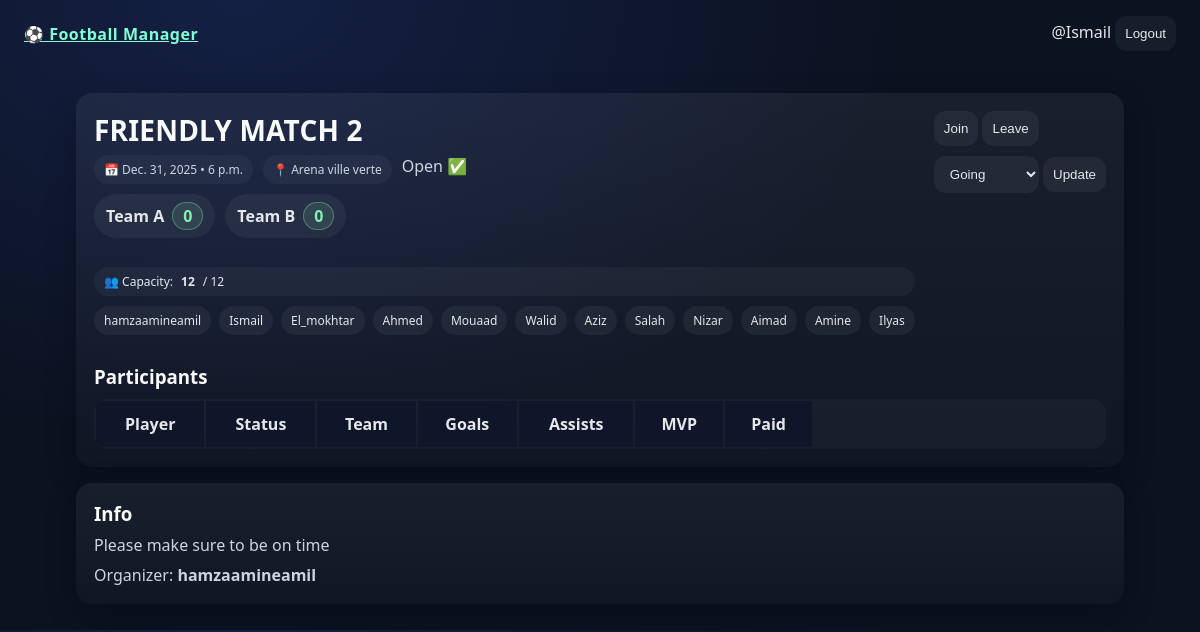
Page /4/ (signed in) on the committed database.
### league/models.py (models this page shows, shortened)
class Match (models.Model):
    title = models.CharField(max_length=500, default='FRIENDLY MATCH')
    date = models.DateField()
    time = models.TimeField()
    location = models.CharField(max_length=500)
    price_per_player = models.DecimalField(max_digits=5, decimal_places=2, null=True, blank=True)
    notes = models.TextField(blank=True)
    max_players = models.PositiveIntegerField(default=14)
    created_by = models.ForeignKey(PlayerProfil, on_delete=models.SET_NULL, null=True, related_name='created_matches')
    final_score = models.BooleanField(default=False)
    @property
    def participants(self):
        return self.participations.filter(status='going')
    @property
    def confirmed_count(self):
        return self.participants.count()

class Team(models.Model):
    match = models.ForeignKey(Match, on_delete=models.CASCADE, related_name='teams')
    name = models.CharField(max_length=50)
    score = models.PositiveIntegerField(default=0)

class MatchParticipation(models.Model):
    STATUS_CHOICES = [('going', 'Going'),('maybe', 'Maybe'),('not_going', 'Not Going'),]
    match = models.ForeignKey(Match, on_delete=models.CASCADE, related_name='participations')
    player = models.ForeignKey(PlayerProfil, on_delete=models.CASCADE, related_name='participations')
    team = models.ForeignKey(Team, on_delete=models.SET_NULL, null=True, blank=True, related_name='players')
    status = models.CharField(max_length=20, choices=STATUS_CHOICES, default='going')
    actually_played = models.BooleanField(default=False)  # checked after the match
    no_show = models.BooleanField(default=False)         # confirmed but didn’t come
    goals = models.PositiveIntegerField(default=0)
    assists = models.PositiveIntegerField(default=0)
    is_mvp = models.BooleanField(default=False)
    has_paid = models.BooleanField(default=False)
    class Meta:
        unique_together = ('match', 'player')

class PlayerProfil(models.Model):
    position_choices = [('GK', 'Goalkeeper'),('DEF', 'Defender'),('MID', 'Midfielder'),('FW', 'Forward'),('ANY', 'Any'),]
    user = models.OneToOneField(User, on_delete=models.CASCADE, related_name='profile')
    nickname = models.CharField(max_length=50, blank=True)
    preferred_position = models.CharField(max_length=4, choices=position_choices, default='ANY')
    bio = models.TextField(blank=True)
    def __str__(self):
        return self.nickname or self.user.username

### league/views.py (the view)
# urls.py: path("<int:pk>/", views.match_detail, name="match_detail"),
@login_required
def match_detail(request, pk):
    match = get_object_or_404(Match, pk=pk)
    profile = request.user.profile
    participation = MatchParticipation.objects.filter(match=match, player=profile).first()
    teams = match.teams.all().order_by("id")
    participants = match.participations.select_related("player__user", "team").all()
    status_form = None
    if participation:
        status_form = ParticipationStatusForm(instance=participation)
    return render(request, "league/match_detail.html", {
        "match": match,
        "participation": participation,
        "teams": teams,
        "participants": participants,
        "status_form": status_form,
    })

### league/forms.py
class ParticipationStatusForm(forms.ModelForm):
    class Meta:
        model = MatchParticipation
        fields = ["status"]

### league/templates/league/match_detail.html (shortened to what this page needs)
{% extends "league/base.html" %}
{% load static %}
{% block page_css %}
<link rel="stylesheet" href="{% static 'league/css/match_detail.css' %}">
{% endblock %}
{% block content %}
<div class="match-shell">
  <div class="card">
    <div class="card-b">
      <div class="match-hero">
        <div>
          <h2>{{ match.title }}</h2>
          <div class="match-sub">
            <span class="kv">📅 {{ match.date }} • {{ match.time }}</span>
            <span class="kv">📍 {{ match.location }}</span>
            {% if match.final_score %}
              <span class="badge badge-lock">Finalized 🔒</span>
            {% else %}
              <span class="badge badge-ok">Open ✅</span>
            {% endif %}
          </div>
          <div class="score-strip">
            {% for t in match.teams.all %}
              <span class="score-pill">
                {{ t.name }} <span class="score-num">{{ t.score }}</span>
              </span>
            {% empty %}
              <span class="muted">No teams created yet.</span>
            {% endfor %}
          </div>
          <div class="divider"></div>
          <div class="kv">👥 Capacity: <strong id="cap">{{ match.confirmed_count }}</strong> / {{ match.max_players }}</div>
          <div class="names">
            {% for p in participants %}
              {% if p.status == "going" %}
                <span class="chip">{{ p.player.nickname|default:p.player.user.username }}</span>
              {% endif %}
            {% endfor %}
          </div>
        </div>
        <div>
          {% if not match.final_score %}
            <div class="row" style="justify-content:flex-end;">
              <button class="btn btn-primary" id="btnJoin">Join</button>
              <button class="btn btn-danger" id="btnLeave">Leave</button>
            </div>
            <div class="row" style="justify-content:flex-end; margin-top:10px;">
              <select id="statusSelect" class="btn" style="padding:10px 12px">
                <option value="going">Going</option>
              </select>
              <button class="btn" id="btnSetStatus">Update</button>
            </div>
          {% else %}
            <div class="kv">🔒 Read-only match</div>
          {% endif %}
        </div>
      </div>
      <div class="divider"></div>
      <h3 style="margin:0;">Participants</h3>
      <div class="table-wrap">
        <table class="table" id="participantsTable">
          <thead>
            <tr>
              <th>Player</th>
              <th>Status</th>
              <th>Team</th>
              <th class="t-left">Goals</th>
              <th class="t-left">Assists</th>
              <th class="t-center">MVP</th>
              <th>Paid</th>
            </tr>
          </thead>
        </table>
      </div>
    </div>
  </div>
  <div class="card">
    <div class="card-b">
      <h3 style="margin:0;">Info</h3>
      <div class="info-line">{{ match.notes|default:"—" }}</div>
      {% if match.created_by %}
        <div class="info-line">Organizer: <strong>{{ match.created_by }}</strong></div>
      {% endif %}
    </div>
  </div>
</div>
{% endblock %}

### league/templates/league/base.html (shortened to what this page needs)
{% load static %}
<!DOCTYPE html>
<html>
<head>
  <link rel="stylesheet" href="{% static 'league/css/base.css' %}">
  {% block page_css %}{% endblock %}
</head>
<body>
<header class="nav">
  <div class="row" style="align-items:center">
    <div class="brand"><a style="color: aquamarine;"   href="{% url 'league:match_list' %}">⚽ Football Manager</a></div>
  </div>
  <div class="row" style="align-items:center">
    {% if user.is_authenticated %}
      <span class="pill">@{{ user.username }}</span>
      <form method="post" action="{% url 'logout' %}" style="display:inline;">
        <button type="submit" class="btn">Logout</button>
      </form>
    {% else %}
      <a class="btn" href="{% url 'login' %}">Login</a>
      <a class="btn btn-primary" href="{% url 'league:signup' %}">Sign up</a>
    {% endif %}
  </div>
</header>
<div class="container">
  {% block content %}{% endblock %}
</div>
</body>
</html>

### league/static/league/css/base.css (style rules this page uses)
:root { --bg:#0b1220; --card:#121a2b; --text:#e5e7eb; --title:#f8fafc; --muted:#cbd5e1; --accent:#86efac; --danger:#ef4444; --radius:16px; --shadow:0 10px 30px rgba(0,0,0,.25); --card-bg-top: rgba(255,255,255,0.18); --card-bg-bottom: rgba(255,255,255,0.10); }
* { box-sizing:border-box; }
html, body { margin:0; padding:0; background: radial-gradient(1200px 800px at 20% 0%, #142044 0%, var(--bg) 55%); color:var(--text); font-family: system-ui, -apple-system, Segoe UI, Roboto, Arial; }
h1,h2,h3,h4,h5 { color:var(--title); margin:0; }
.container { max-width:1100px; margin:0 auto; padding:26px; letter-spacing: normal; align-content: center; }
.nav { display:flex; justify-content:space-between; align-items:center; padding:16px 24px; border-bottom:1px solid var(--line); }
.brand { font-weight:800; letter-spacing:.5px; }
.card { background: linear-gradient(180deg, rgba(255,255,255,.06), rgba(255,255,255,.02)); border:1px solid var(--line); border-radius:var(--radius); box-shadow:var(--shadow); }
.card-b { padding:18px; }
.btn { padding:10px 14px; border-radius:12px; border:1px solid var(--line); background: rgba(255,255,255,.05); color:var(--text); cursor:pointer; margin-top: auto; margin-bottom: auto; padding: 10px; }

### league/static/league/css/match_detail.css (style rules this page uses)
.match-shell { display:grid; gap: 16px; }
.match-hero { display:flex; justify-content:space-between; align-items:flex-start; gap: 16px; }
.match-hero h2 { font-size: 28px; margin: 0; letter-spacing: .2px; }
.match-sub { margin-top: 6px; color: var(--muted); display:flex; gap: 10px; flex-wrap: wrap; }
.kv { display:flex; align-items:center; gap: 8px; padding: 6px 10px; border-radius: 999px; border: 1px solid var(--line); background: rgba(255,255,255,.04); font-size: 12px; }
.divider { height:1px; background: var(--line); margin: 14px 0; }
.score-strip { display:flex; gap: 10px; flex-wrap: wrap; margin-top: 10px; }
.score-pill { display:flex; align-items:center; gap: 8px; padding: 8px 12px; border-radius: 999px; border: 1px solid var(--line); background: rgba(255,255,255,.05); font-weight: 650; }
.score-num { padding: 2px 10px; border-radius: 999px; border: 1px solid rgba(134,239,172,.35); background: rgba(134,239,172,.12); color: var(--accent); font-weight: 800; }
.names { margin-top: 10px; display:flex; flex-wrap:wrap; gap: 8px; }
.chip { font-size: 12px; padding: 6px 10px; border-radius: 999px; border: 1px solid var(--line); background: rgba(255,255,255,.05); color: var(--text); max-width: 180px; white-space: nowrap; overflow: hidden; text-overflow: ellipsis; }
.table-wrap { margin-top: 10px; overflow:auto; border-radius: 14px; border: 1px solid var(--line); background: rgba(255,255,255,.03); }
.table { min-width: 720px; }
.table th { position: sticky; top: 0; background: rgba(15,23,42,.95); backdrop-filter: blur(8px); }
.table td, .table th { padding: 12px 14px; }
.t-center { text-align:center; }
.info-line { color: var(--muted); margin-top: 8px; }

### rows in the picture
Match: title "FRIENDLY MATCH 2", date "Dec. 31, 2025", time "6 p.m.", location "Arena ville verte", confirmed_count "12", max_players "12", notes "Please make sure to be on time", created_by "hamzaamineamil"
Team: name "Team A", score "0"
Team: name "Team B", score "0"
MatchParticipation: player.nickname "hamzaamineamil"
MatchParticipation: player.nickname "Ismail"
MatchParticipation: player.nickname "El_mokhtar"
MatchParticipation: player.nickname "Ahmed"
MatchParticipation: player.nickname "Mouaad"
MatchParticipation: player.nickname "Walid"
MatchParticipation: player.nickname "Aziz"
MatchParticipation: player.nickname "Salah"
MatchParticipation: player.nickname "Nizar"
MatchParticipation: player.nickname "Aimad"
MatchParticipation: player.nickname "Amine"
MatchParticipation: player.nickname "Ilyas"

### other values in the picture
{{ user.username }} "Ismail"
